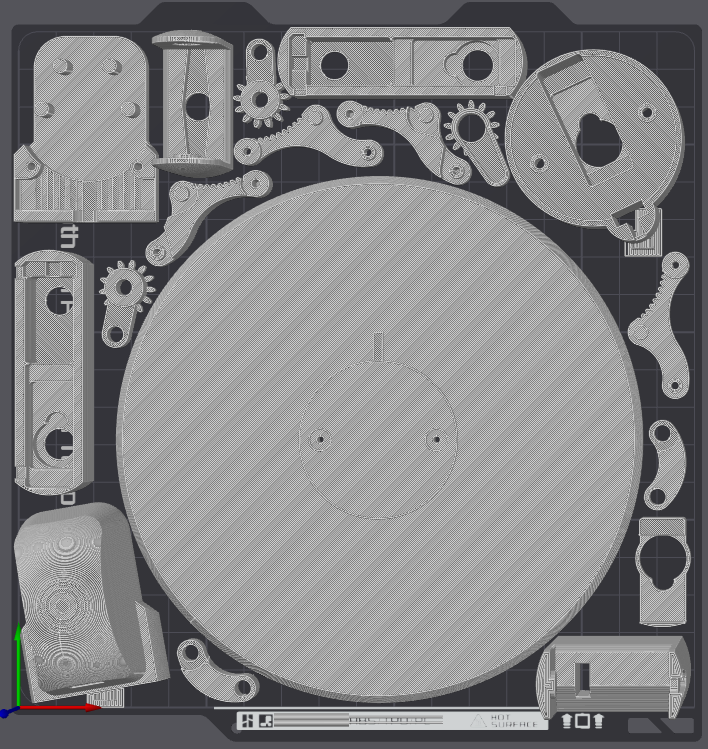
#> input picture robot_arms/3d_models/images/mira_v2_bambulab_a1_mini_print_plate.png, 708 x 749 px
$ python create_icon.py ../../3d_models/images/mira_v2_bambulab_a1_mini_print_plate.png out.png
#> lines starting #> are read from the running program, lines starting #| are printed output that depends on the picture
"""Create platform icon files from Mira's source logo."""

from __future__ import annotations

import sys
from pathlib import Path

from PIL import Image


def main() -> None:
    if len(sys.argv) != 3:
        raise SystemExit("usage: create_icon.py SOURCE.png OUTPUT.icns|OUTPUT.ico")

    source = Path(sys.argv[1])
    output = Path(sys.argv[2])
    output.parent.mkdir(parents=True, exist_ok=True)

    image = Image.open(source).convert("RGBA")
#> image is the input picture: PIL image 708x749 RGBA; mean R, G, B, A 133.3, 133.3, 134.8, 255
    if image.width != image.height:
        side = max(image.size)
#> side = 749
        square = Image.new("RGBA", (side, side), (0, 0, 0, 0))
#> square: PIL image 749x749 RGBA; every value is 0
        square.alpha_composite(image, ((side - image.width) // 2, (side - image.height) // 2))
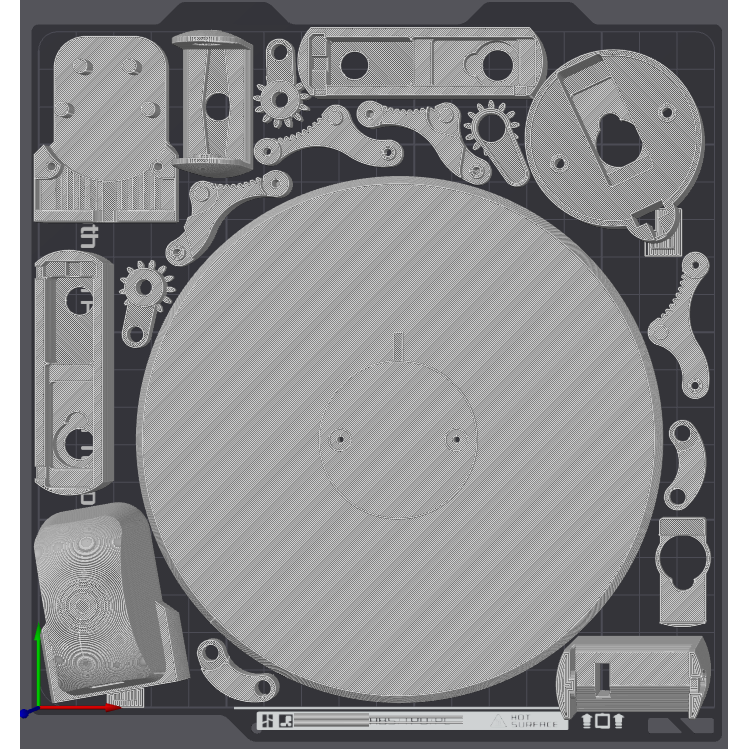
#> square: PIL image 749x749 RGBA; mean R, G, B, A 126, 126, 127.4, 241; transparent parts drawn white
        image = square

    if output.suffix.lower() == ".icns":
        image.resize((1024, 1024), Image.Resampling.LANCZOS).save(output, format="ICNS")
    elif output.suffix.lower() == ".ico":
        image.save(
            output,
            format="ICO",
            sizes=[(16, 16), (32, 32), (48, 48), (64, 64), (128, 128), (256, 256)],
        )
    else:
#> (the run stopped early here; a loop or call above may not have finished)
